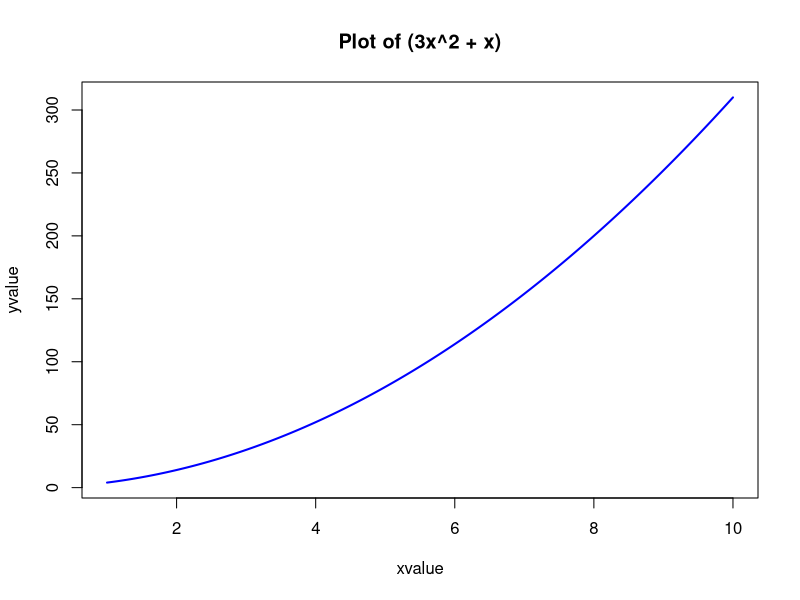

The R script that drew this image:
curve(3*x^2 + x, from = 1, to = 10, n = 300, xlab="xvalue", ylab = "yvalue", 
      col = "blue", lwd = 2, main = "Plot of (3x^2 + x)")